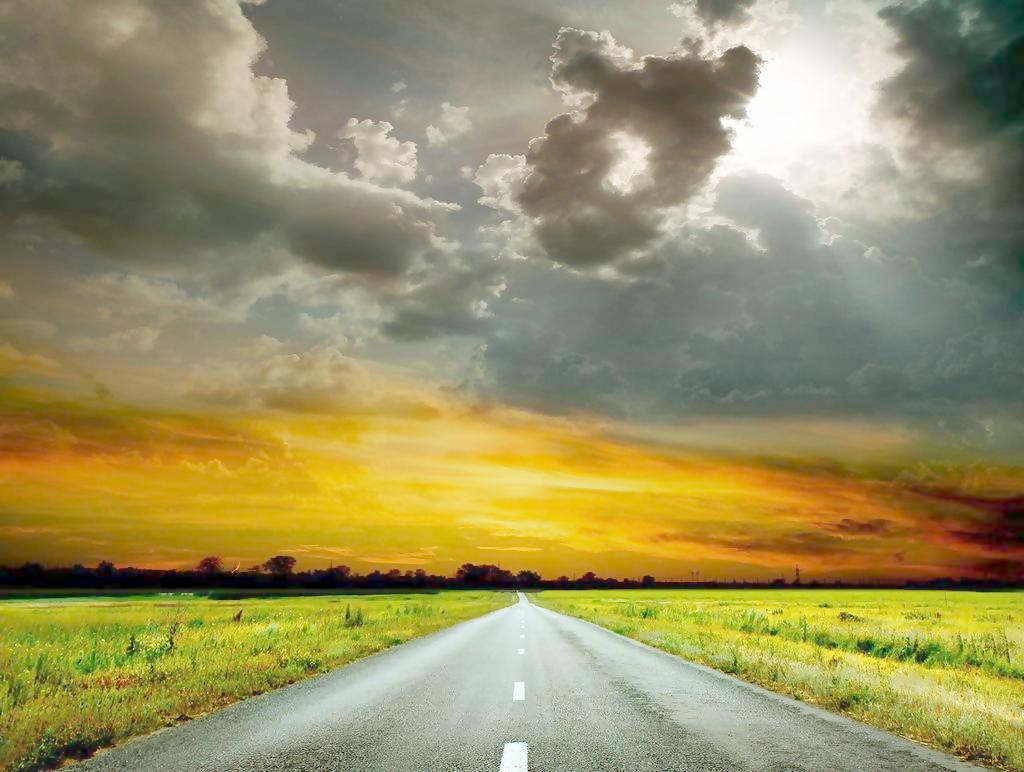
#> input picture DEMO.jpg, 1024 x 772 px
$ python 11_ImageHistogram.py
#> lines starting #> are read from the running program, lines starting #| are printed output that depends on the picture
#> further down, src is the input picture: shape (772, 1024, 3); mean B, G, R 98, 145.3, 153.3
import cv2 as cv
from matplotlib import pyplot as plt


def plot(image):
    """简单的图像直方图"""
    plt.hist(image.ravel(), 256, [0, 256])
    plt.show("simplehis")
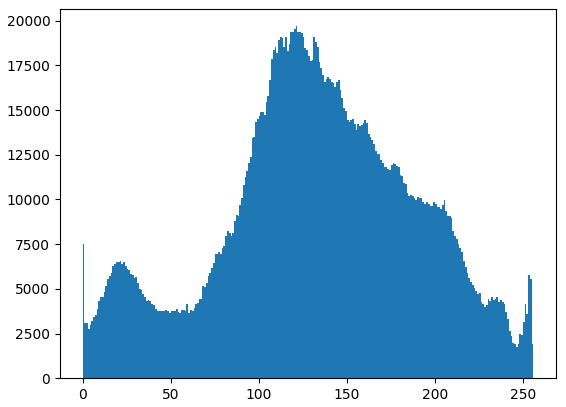
#> figure drawn by matplotlib, 1 panel; tallest bar 19690 high, from x = 121 to 122


def image_his(image):
    """
    这里生成的直方图是opencv 对图片
    进行分割、图像检索等所需要的
    """
    color = ('blue', 'green', 'red')
    for i, color in enumerate(color):
        hist = cv.calcHist([image], [i], None, [256], [0, 256])
        plt.plot(hist, color=color)
        plt.xlim([0, 256])
    plt.show()
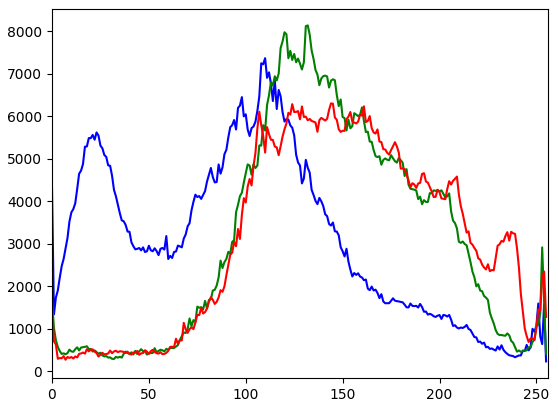
#> figure drawn by matplotlib, 1 panel; curve peaks at x = 110, y = 7365; curve peaks at x = 132, y = 8136; curve peaks at x = 144, y = 6301


# 读入图片文件
src = cv.imread('DEMO.jpg')
cv.imshow('def', src)

# 图一
plot(src)
# 图二
image_his(src)

cv.waitKey(0)
cv.destroyAllWindows()
